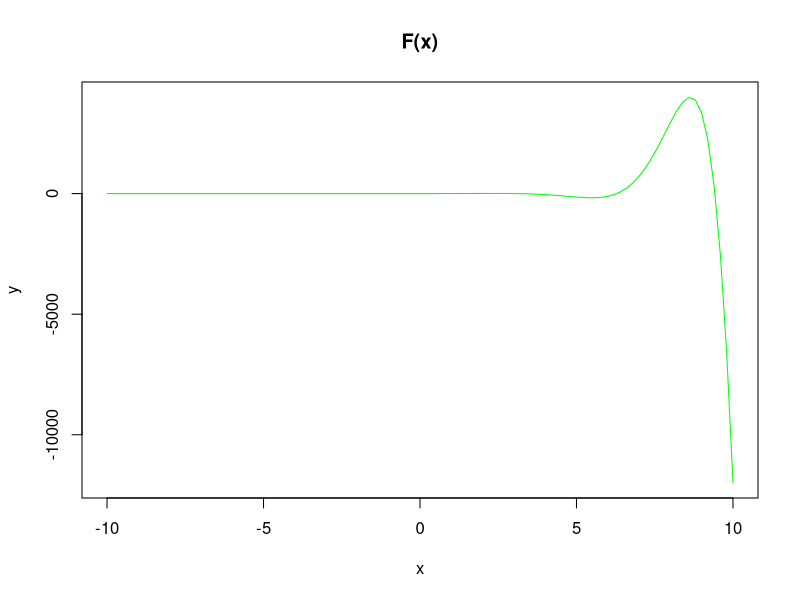

R code for this plot:
pdf("Grafico de função personalizada.pdf")
p<- function(x) {

#Aqui podemos definir a forma funcional da função a ser plotada usando uma sintaxe similar a do gnuplot

exp(x)*sin(x)
}
plot(p, -10, 10, main="F(x)", xlab="x", ylab="y", col="green")
dev.off()
